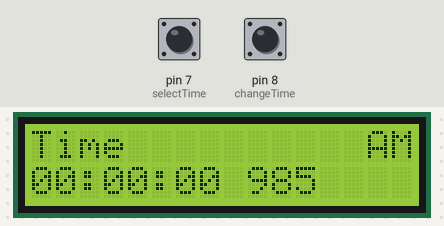
Simulated run of this sketch. Board: Arduino Uno, built with avr-gcc and run on an emulated ATmega328P. Parts: 16×2 character LCD. The test bench sets the inputs (shaded band); at power-on: pin 7 (selectTime) HIGH, pin 8 (changeTime) HIGH. What the sketch prints to the serial monitor is not drawn.

Above: at 1.2 s.
1.3 s: pin 7 (selectTime) pulled LOW for 0.15 s
2.0 s: pin 8 (changeTime) pulled LOW for 1 s
3.6 s: pin 7 (selectTime) pulled LOW for 1 s
At 4.2 s:
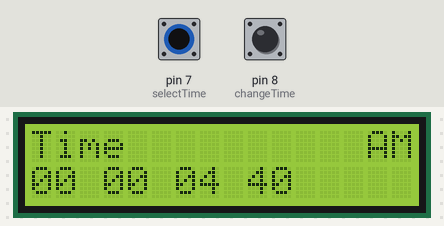
5.2 s: pin 8 (changeTime) pulled LOW for 0.15 s
At 5.72 s:
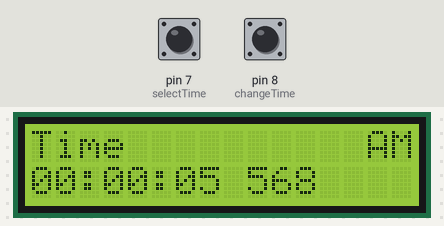
5.9 s: pin 7 (selectTime) pulsed LOW 5 times (0.12 s each, 0.3 s apart)
At 6.74 s:
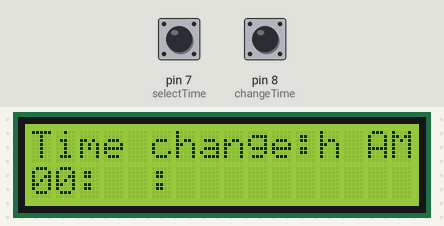
8.9 s: pin 7 (selectTime) pulsed LOW 2 times (0.12 s each, 0.3 s apart)
At 9.76 s:
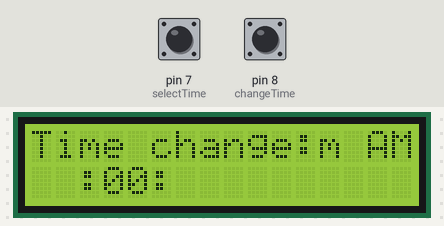
Timing chart, 0 to 11.9 s (numbered marks = the images above; inputs shaded):
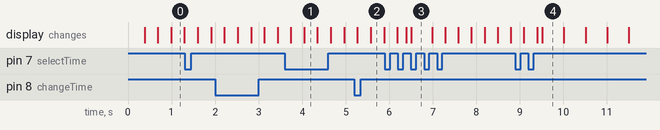

Measured:
- after the input at 5.9 s, the display: first differs from a run without the input after 0.49 s (image 3 shows a later state)
- after the input at 8.9 s, the display: first differs from a run without the input after 0.50 s (image 4 shows a later state)
- what the display in image 4 shows lasts 0.5 s, from 9.5 s to 10.0 s

The sketch:

clock.ino
```cpp
#include <LiquidCrystal.h>
#include <OneButton.h>
LiquidCrystal lcd(12, 11, 5, 4, 3, 2);
const int selectTime = 7;
const int changeTime = 8;
OneButton selectB(selectTime, true);
OneButton changeB(changeTime, true);

int hours = 0;
int minutes = 0;
int seconds = 0;
int milliseconds = 0;
String clock_time[4] = {"00", "00", "00", "000"};
unsigned long time;

bool done = true;
bool add_minute = false;
bool morning = true;
bool changing = false;
int order = 0;
int added_seconds = 0;
bool hChanged = false;

void setup() {
  Serial.begin(9600);
  lcd.begin(16, 2);

  screen_display();
}

void loop() {
  selectB.tick();
  changeB.tick();
  time = millis();
  milliseconds = time%1000;
  int accumalated_seconds = (time - milliseconds)/1000;
  accumalated_seconds += added_seconds;
  seconds = accumalated_seconds%60;

  if(seconds == 0 and done == false){
    add_minute = true;
  }

  if(seconds != 0){
    done = false;
  }


  if(add_minute == true){
    add_minute = false;
    done = true;
    minutes+=1;
  }

  if(minutes == 60){
    minutes-=60;
    hours+=1;
  }

  if(hours == 12 && hChanged == false){
    if(morning == true){
      morning = false;
      hChanged = true;
    }
    else{
      if(morning == false && hChanged == false){
        morning = true;
        hChanged = true;
      }
    }
  }

  if(hours == 13){
    hours -= 12;
  }
  if(hours != 12){
    hChanged = false;
  }

  clock_time[0] = String(hours);
  clock_time[1] = String(minutes);
  clock_time[2] = String(seconds);
  clock_time[3] = String(milliseconds)+"    ";

  if(hours <=9){
    clock_time[0] = "0" + String(hours);
  }

  if(minutes <=9){
    clock_time[1] = "0" + String(minutes);
  }

  if(seconds <=9){
    clock_time[2] = "0" + String(seconds);
  }

  //Serial.println(time);
  change_time();
  screen_display();
}

void screen_display(){

  lcd.setCursor(0,0);
  lcd.print("Time ");

  lcd.setCursor(13, 0);

  if(morning == true){
    lcd.print(" AM");
  }
  else{
    lcd.print(" PM");
  }

  lcd.setCursor(0, 1);

  if(changing and (order==1 or order==2)){
    lcd.print("  ");
  }
  else{
    lcd.print(clock_time[0]);
  }

  lcd.setCursor(2, 1);

  if(time%1000 > 500){
    lcd.print(":");
  }
  else{
    lcd.print(" ");
  }

  lcd.setCursor(3, 1);

  if(changing and (order==0 or order==2)){
    lcd.print("  ");
  }
  else{
    lcd.print(clock_time[1]);
  }

  lcd.setCursor(5, 1);

  if(time%1000 > 500){
    lcd.print(":");
  }
  else{
    lcd.print(" ");
  }

  lcd.setCursor(6, 1);

  if(changing and (order==0 or order==1)){
    lcd.print("  ");
  }
  else{
    lcd.print(clock_time[2]);
  }

  lcd.setCursor(8, 1);
  lcd.print(" ");

  lcd.setCursor(9, 1);
  if(changing){
    lcd.print("   ");
  }
  else{
    lcd.print(clock_time[3]);
  }

  if(not changing){
    lcd.setCursor(5, 0);
    lcd.print("        ");
  }
}

void change_time(){
  selectB.attachDoubleClick(change_boolean);

  if(changing and order==0){
    lcd.setCursor(5, 0);
    lcd.print("change:h ");
    changeB.attachClick(addH);
    selectB.attachDoubleClick(change_off);
    selectB.attachClick(skip_order);
  }

  if(changing and order==1){
    lcd.setCursor(5, 0);
    lcd.print("change:m ");
    changeB.attachClick(addM);
    selectB.attachDoubleClick(change_off);
    selectB.attachClick(skip_order);
  }

  if(changing and order==2){
    Serial.print(order);
    lcd.setCursor(5, 0);
    lcd.print("change:s ");
    changeB.attachClick(addS);
    selectB.attachDoubleClick(change_off);
    selectB.attachClick(skip_order);
  }
}

void change_boolean(){
  changing = true;
}

void addH(){
  hours+=1;
}

void addM(){
  minutes+=1;
}

void addS(){
  added_seconds += 1;
}

void skip_order(){
  if(order>=2){
    change_off();
  }
  else{
  order+=1;
  }
}

void change_off(){
  Serial.print("executed");
  changing = false;
  order = 0;
  lcd.setCursor(5, 0);
  lcd.print("        ");
}
```
